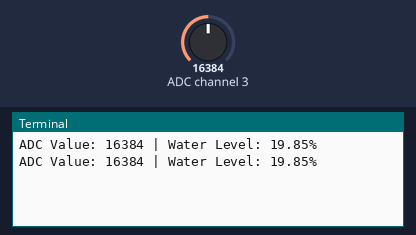
The program below on a simulated Raspberry Pi (BCM pin numbers). Shown: the last lines printed to the terminal. The test bench sets the inputs (shaded band); at power-on: ADC channel 3 = 16384 (analog values on the 0–32767 scale).

Above: at 1.2 s.
1.3 s: ADC channel 3 set to 13807
At 2.6 s:
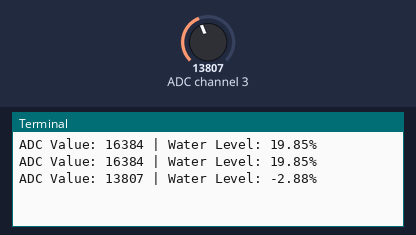
2.8 s: ADC channel 3 set to 14461
At 3.9 s:
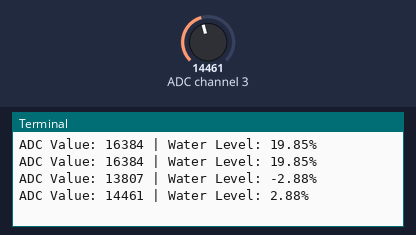
Timing chart, 0 to 5.8 s (numbered marks = the images above; inputs shaded):
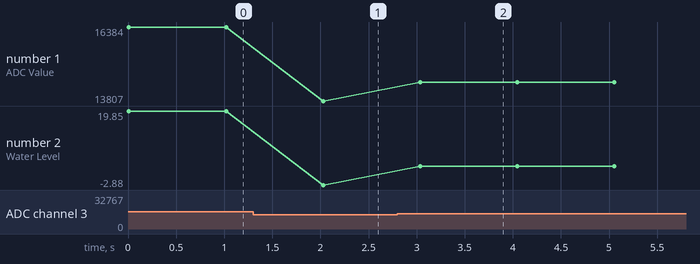

Measured:
- after the input at 1.3 s, the terminal: prints a new line after 0.73 s (image 1)
- after the input at 2.8 s, the terminal: prints a new line after 0.24 s (image 2)
- plotted number 1: 16384 → 13807 after the input at 1.3 s, 13807 → 14461 after the input at 2.8 s
- plotted number 2: 19.85 → -2.88 after the input at 1.3 s, -2.88 → 2.88 after the input at 2.8 s

The program:

water_level.py
```python
"""
This Raspberry Pi code was developed by newbiely.com
This Raspberry Pi code is made available for public use without any restriction
For comprehensive instructions and wiring diagrams, please visit:
https://newbiely.com/tutorials/raspberry-pi/raspberry-pi-water-sensor
"""


import time
import Adafruit_ADS1x15

# Create an ADS1115 ADC instance
ADC = Adafruit_ADS1x15.ADS1115(busnum = 1)

# Specify the ADC channel (0-3) based on your connection
ADC_CHANNEL = 3 # A3 of ADS1115 module

# Set the gain (input voltage range) for your application
GAIN = 1  # Gain of 1 corresponds to +/-4.096V

# Define the conversion factor for water level calculation
MIN_ADC_VALUE = 14134  # Replace with the minimum ADC value for your sensor
MAX_ADC_VALUE = 25470 # Replace with the maximum ADC value for your sensor

try:
    while True:
        # Read the raw ADC value
        adc_value = ADC.read_adc(ADC_CHANNEL, gain=GAIN)

        # Convert the raw ADC value to a water level percentage
        water_level = (adc_value - MIN_ADC_VALUE) / (MAX_ADC_VALUE - MIN_ADC_VALUE) * 100

        print(f"ADC Value: {adc_value} | Water Level: {water_level:.2f}%")

        time.sleep(1)  # Wait for a second before the next reading

except KeyboardInterrupt:
    print("\nScript terminated by user.")
```
